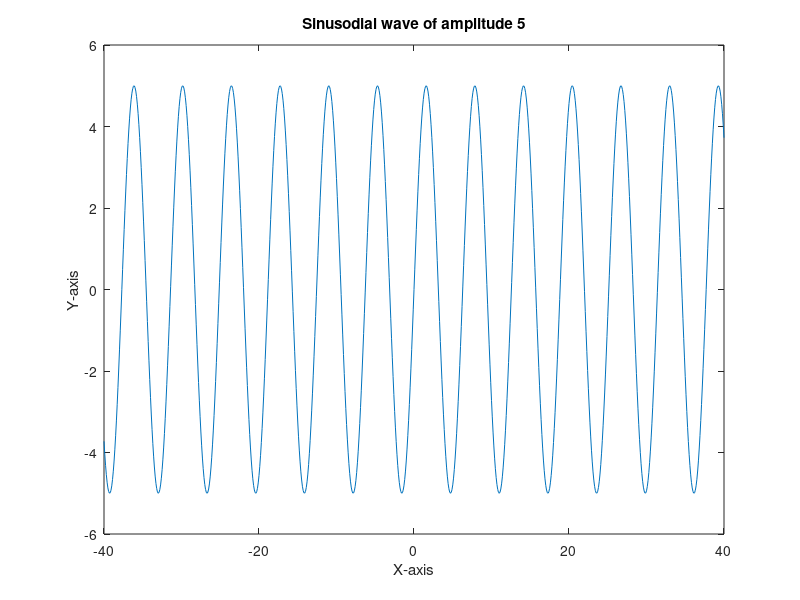

Write the MATLAB code that produced this figure.
%% Sinusodial wave of amplitude 5

x = [-40:0.1:+40];
y = 5 * sin(x);
plot(x,y);
title("Sinusodial wave of amplitude 5")
xlabel("X-axis")
ylabel("Y-axis")

